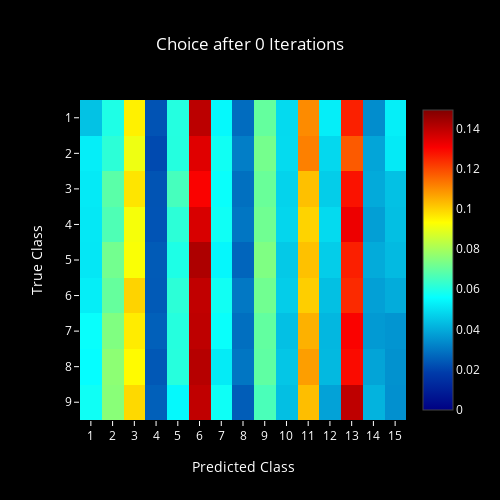
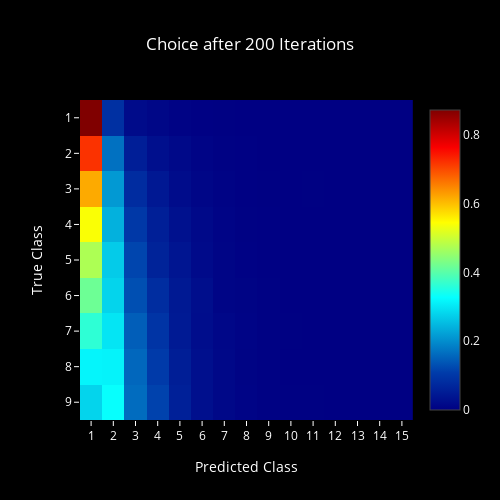
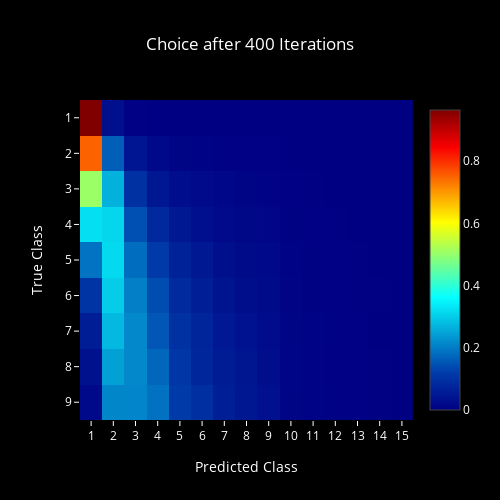
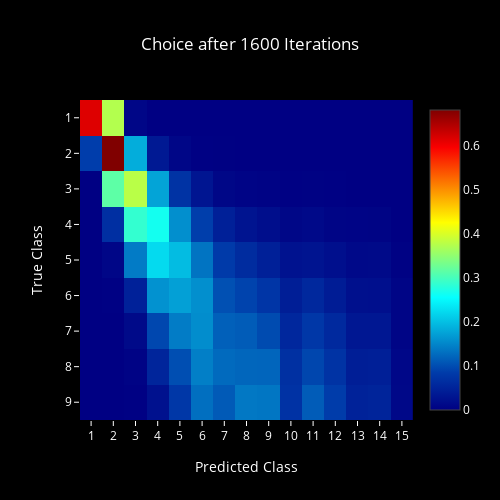

Write notebook code for charts like these, in order.
### Code cell
for i, it in enumerate(iter_list):
    #plot_confidence(i, it)
    
    plot_choice(i, it)

### Figure 1 — Plotly figure (JSON) as saved in the notebook; plotly's stock layout.template omitted (floating-point values rounded to 4 significant figures; data arrays with more than 128 entries replaced by an {"elided": "..."} marker saying what was removed)
{"data": [{"colorscale": "Jet", "type": "heatmap", "z": {"elided": "16x16 float values"}}], "layout": {"font": {"color": "#FFF"}, "height": 500, "paper_bgcolor": "#000", "plot_bgcolor": "#000", "title": "Choice after 0 Iterations", "titlefont": {"color": "#FFF"}, "width": 500, "xaxis": {"dtick": 1, "range": [0.5, 15.5], "tickcolor": "#FFF", "title": "Predicted Class"}, "yaxis": {"dtick": 1, "range": [9.5, 0.5], "tickcolor": "#FFF", "title": "True Class"}}}

### Figure 2 — Plotly figure (JSON) as saved in the notebook; plotly's stock layout.template omitted (floating-point values rounded to 4 significant figures; data arrays with more than 128 entries replaced by an {"elided": "..."} marker saying what was removed)
{"data": [{"colorscale": "Jet", "type": "heatmap", "z": {"elided": "16x16 float values"}}], "layout": {"font": {"color": "#FFF"}, "height": 500, "paper_bgcolor": "#000", "plot_bgcolor": "#000", "title": "Choice after 200 Iterations", "titlefont": {"color": "#FFF"}, "width": 500, "xaxis": {"dtick": 1, "range": [0.5, 15.5], "tickcolor": "#FFF", "title": "Predicted Class"}, "yaxis": {"dtick": 1, "range": [9.5, 0.5], "tickcolor": "#FFF", "title": "True Class"}}}

### Figure 3 — Plotly figure (JSON) as saved in the notebook; plotly's stock layout.template omitted (floating-point values rounded to 4 significant figures; data arrays with more than 128 entries replaced by an {"elided": "..."} marker saying what was removed)
{"data": [{"colorscale": "Jet", "type": "heatmap", "z": {"elided": "16x16 float values"}}], "layout": {"font": {"color": "#FFF"}, "height": 500, "paper_bgcolor": "#000", "plot_bgcolor": "#000", "title": "Choice after 400 Iterations", "titlefont": {"color": "#FFF"}, "width": 500, "xaxis": {"dtick": 1, "range": [0.5, 15.5], "tickcolor": "#FFF", "title": "Predicted Class"}, "yaxis": {"dtick": 1, "range": [9.5, 0.5], "tickcolor": "#FFF", "title": "True Class"}}}

### Figure 4 — Plotly figure (JSON) as saved in the notebook; plotly's stock layout.template omitted (floating-point values rounded to 4 significant figures; data arrays with more than 128 entries replaced by an {"elided": "..."} marker saying what was removed)
{"data": [{"colorscale": "Jet", "type": "heatmap", "z": {"elided": "16x16 float values"}}], "layout": {"font": {"color": "#FFF"}, "height": 500, "paper_bgcolor": "#000", "plot_bgcolor": "#000", "title": "Choice after 1600 Iterations", "titlefont": {"color": "#FFF"}, "width": 500, "xaxis": {"dtick": 1, "range": [0.5, 15.5], "tickcolor": "#FFF", "title": "Predicted Class"}, "yaxis": {"dtick": 1, "range": [9.5, 0.5], "tickcolor": "#FFF", "title": "True Class"}}}
